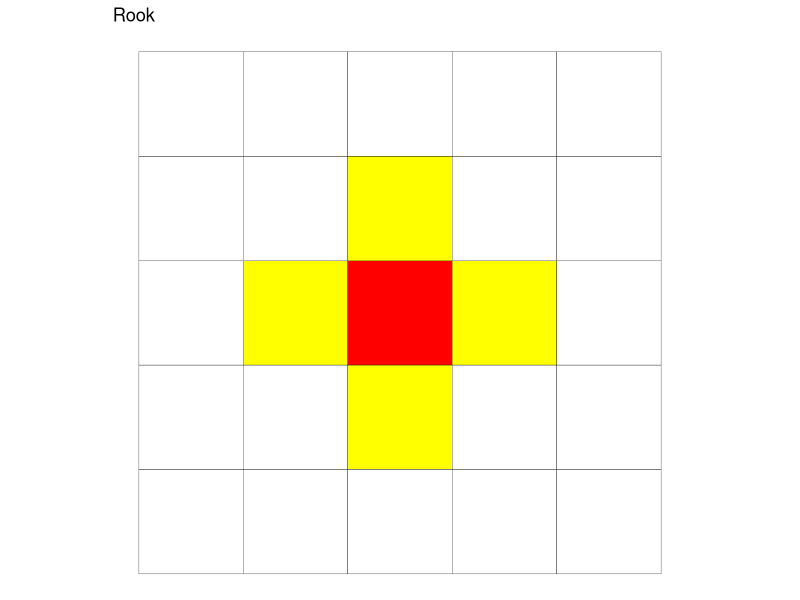
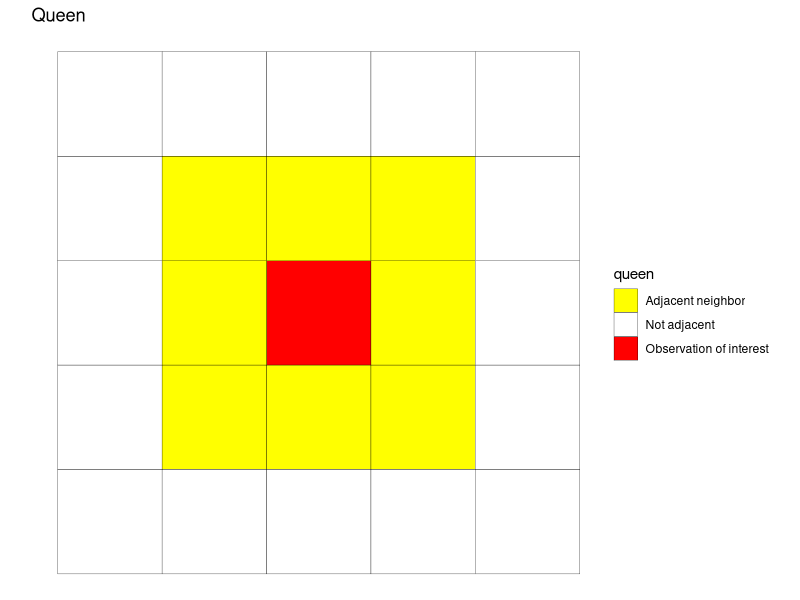
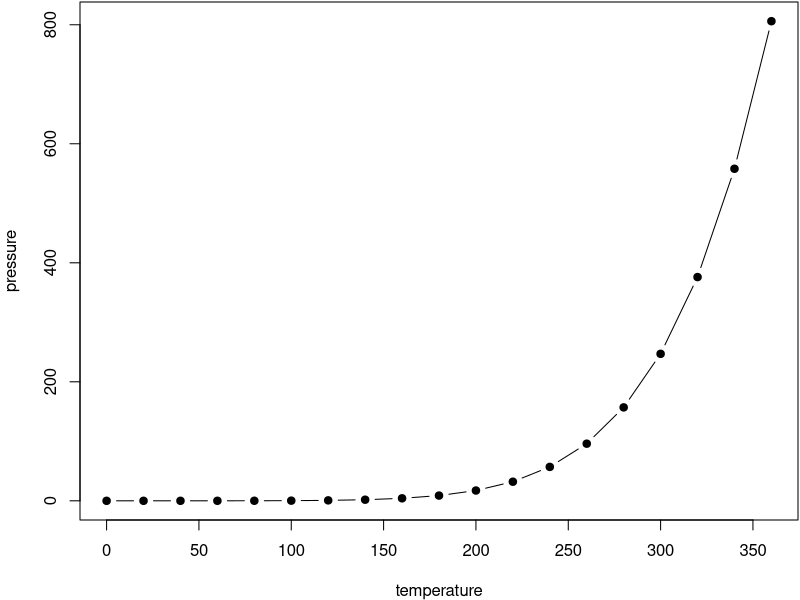

Here is the R script that generated these plots, in order:
## ---- chunk 1
library(ggplot2)

na <- "Not adjacent"
o <- "Observation of interest"
n <- "Adjacent neighbor"

sp.config <- data.frame(row = rep(1:5, 5), 
                        column = rep(1:5, each = 5),
                        rook = c(rep(na, 5),
                                 na, na, n, na, na,
                                 na, n, o, n, na,
                                 na, na, n, na, na,
                                 rep(na, 5)),
                        queen = c(rep(na, 5),
                                 na, n, n, n, na,
                                 na, n, o, n, na,
                                 na, n, n, n, na,
                                 rep(na, 5)))

ggplot(sp.config, aes(x = row, y = column)) +
  geom_tile(aes(fill = rook), col = "black") +
  scale_fill_manual(values = c("yellow", "white", "red")) + 
  guides(fill = F) + 
  theme_void() + 
  coord_fixed() + 
  ggtitle("Rook")
  
ggplot(sp.config, aes(x = row, y = column)) +
  geom_tile(aes(fill = queen), col = "black") + 
  scale_fill_manual(values = c("yellow", "white", "red")) +   
  theme_void() +
  coord_fixed() + 
  ggtitle("Queen")  
## ---- chunk 2
par(mar = c(4, 4, .1, .1))
plot(pressure, type = 'b', pch = 19)
## ---- chunk 3
knitr::kable(
  head(iris, 20), caption = 'Here is a nice table!',
  booktabs = TRUE
)
